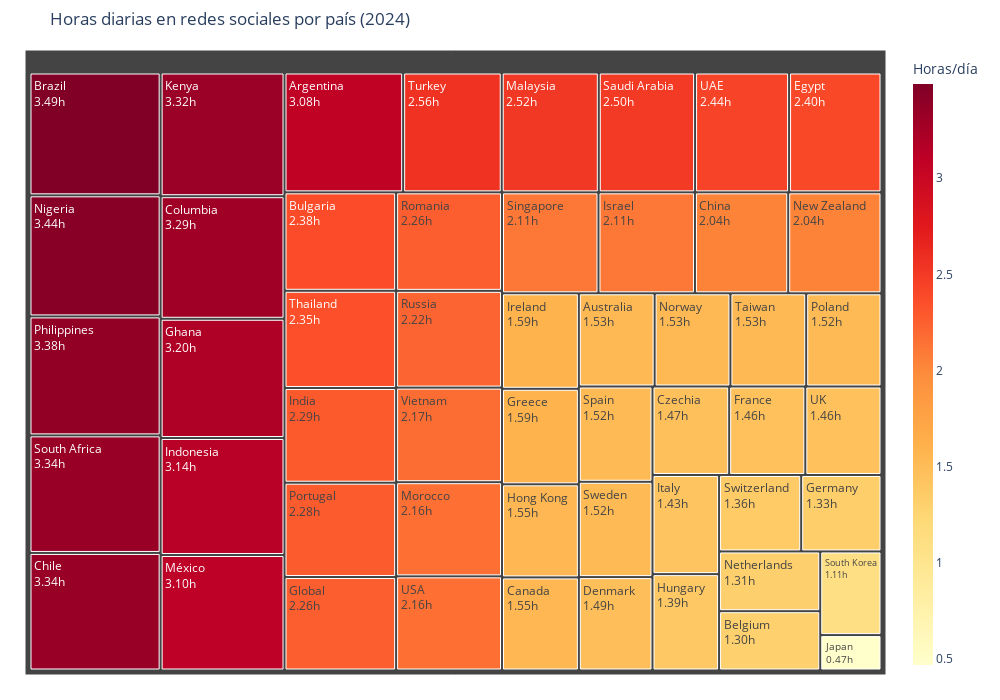

This figure's notebook cell:
### Markdown cell above
**Gráfico 2**

**HORAS DIARIAS POR PAÍS**

### Code cell
import pandas as pd
import plotly.express as px
import os

# Datos
data = {
    "Country": [
        "Brazil", "Nigeria", "Philippines", "South Africa", "Chile", "Kenya", "Columbia",
        "Ghana", "Indonesia", "México", "Argentina", "Turkey", "Malaysia", "Saudi Arabia",
        "UAE", "Egypt", "Bulgaria", "Thailand", "India", "Portugal", "Global", "Romania",
        "Russia", "Vietnam", "Morocco", "USA", "Singapore", "Israel", "China", "New Zealand",
        "Ireland", "Greece", "Hong Kong", "Canada", "Australia", "Norway", "Taiwan", "Poland",
        "Spain", "Sweden", "Denmark", "Czechia", "France", "UK", "Italy", "Hungary",
        "Switzerland", "Germany", "Netherlands", "Belgium", "South Korea", "Japan"
    ],
    "Hours": [
        3.49, 3.44, 3.38, 3.34, 3.34, 3.32, 3.29, 3.2, 3.14, 3.1, 3.08, 2.56, 2.52, 2.5,
        2.44, 2.4, 2.38, 2.35, 2.29, 2.28, 2.26, 2.26, 2.22, 2.17, 2.16, 2.16, 2.11, 2.11,
        2.04, 2.04, 1.59, 1.59, 1.55, 1.55, 1.53, 1.53, 1.53, 1.52, 1.52, 1.52, 1.49, 1.47,
        1.46, 1.46, 1.43, 1.39, 1.36, 1.33, 1.31, 1.3, 1.11, 0.47
    ]
}

df = pd.DataFrame(data)
fig = px.treemap(
    df,
    path=['Country'],
    values='Hours',
    color='Hours',
    color_continuous_scale='YlOrRd',
    title='Horas diarias en redes sociales por país (2024)',
    hover_data={'Hours': ':.2f'},
    labels={'Hours': 'Horas/día'},
    width=1000,
    height=700
)

fig.update_layout(
    margin=dict(t=50, l=25, r=25, b=25),
    font=dict(size=12),
    coloraxis_colorbar=dict(title='Horas/día', thickness=20)
)

fig.update_traces(
    textinfo='label+value',
    texttemplate='%{label}<br>%{value:.2f}h',
    hovertemplate='<b>%{label}</b><br>Horas: %{value:.2f}'
)
fig.show()

if not os.path.exists('images'):
    os.makedirs('images')  

fig.write_image(
    os.path.join(ruta_images, "graph1_JG.png"),
    scale=2,
    format='png'
)

### Figure 1 — Plotly figure (JSON) as saved in the notebook; plotly's stock layout.template omitted (floating-point values rounded to 4 significant figures)
{"data": [{"branchvalues": "total", "customdata": [[3.49], [3.44], [3.38], [3.34], [3.34], [3.32], [3.29], [3.2], [3.14], [3.1], [3.08], [2.56], [2.52], [2.5], [2.44], [2.4], [2.38], [2.35], [2.29], [2.28], [2.26], [2.26], [2.22], [2.17], [2.16], [2.16], [2.11], [2.11], [2.04], [2.04], [1.59], [1.59], [1.55], [1.55], [1.53], [1.53], [1.53], [1.52], [1.52], [1.52], [1.49], [1.47], [1.46], [1.46], [1.43], [1.39], [1.36], [1.33], [1.31], [1.3], [1.11], [0.47]], "domain": {"x": [0, 1], "y": [0, 1]}, "hovertemplate": "<b>%{label}</b><br>Horas: %{value:.2f}", "ids": ["Brazil", "Nigeria", "Philippines", "South Africa", "Chile", "Kenya", "Columbia", "Ghana", "Indonesia", "México", "Argentina", "Turkey", "Malaysia", "Saudi Arabia", "UAE", "Egypt", "Bulgaria", "Thailand", "India", "Portugal", "Global", "Romania", "Russia", "Vietnam", "Morocco", "USA", "Singapore", "Israel", "China", "New Zealand", "Ireland", "Greece", "Hong Kong", "Canada", "Australia", "Norway", "Taiwan", "Poland", "Spain", "Sweden", "Denmark", "Czechia", "France", "UK", "Italy", "Hungary", "Switzerland", "Germany", "Netherlands", "Belgium", "South Korea", "Japan"], "labels": ["Brazil", "Nigeria", "Philippines", "South Africa", "Chile", "Kenya", "Columbia", "Ghana", "Indonesia", "México", "Argentina", "Turkey", "Malaysia", "Saudi Arabia", "UAE", "Egypt", "Bulgaria", "Thailand", "India", "Portugal", "Global", "Romania", "Russia", "Vietnam", "Morocco", "USA", "Singapore", "Israel", "China", "New Zealand", "Ireland", "Greece", "Hong Kong", "Canada", "Australia", "Norway", "Taiwan", "Poland", "Spain", "Sweden", "Denmark", "Czechia", "France", "UK", "Italy", "Hungary", "Switzerland", "Germany", "Netherlands", "Belgium", "South Korea", "Japan"], "marker": {"coloraxis": "coloraxis", "colors": [3.49, 3.44, 3.38, 3.34, 3.34, 3.32, 3.29, 3.2, 3.14, 3.1, 3.08, 2.56, 2.52, 2.5, 2.44, 2.4, 2.38, 2.35, 2.29, 2.28, 2.26, 2.26, 2.22, 2.17, 2.16, 2.16, 2.11, 2.11, 2.04, 2.04, 1.59, 1.59, 1.55, 1.55, 1.53, 1.53, 1.53, 1.52, 1.52, 1.52, 1.49, 1.47, 1.46, 1.46, 1.43, 1.39, 1.36, 1.33, 1.31, 1.3, 1.11, 0.47]}, "name": "", "parents": ["", "", "", "", "", "", "", "", "", "", "", "", "", "", "", "", "", "", "", "", "", "", "", "", "", "", "", "", "", "", "", "", "", "", "", "", "", "", "", "", "", "", "", "", "", "", "", "", "", "", "", ""], "textinfo": "label+value", "texttemplate": "%{label}<br>%{value:.2f}h", "type": "treemap", "values": [3.49, 3.44, 3.38, 3.34, 3.34, 3.32, 3.29, 3.2, 3.14, 3.1, 3.08, 2.56, 2.52, 2.5, 2.44, 2.4, 2.38, 2.35, 2.29, 2.28, 2.26, 2.26, 2.22, 2.17, 2.16, 2.16, 2.11, 2.11, 2.04, 2.04, 1.59, 1.59, 1.55, 1.55, 1.53, 1.53, 1.53, 1.52, 1.52, 1.52, 1.49, 1.47, 1.46, 1.46, 1.43, 1.39, 1.36, 1.33, 1.31, 1.3, 1.11, 0.47]}], "layout": {"coloraxis": {"colorbar": {"thickness": 20, "title": {"text": "Horas/día"}}, "colorscale": [[0, "rgb(255,255,204)"], [0.125, "rgb(255,237,160)"], [0.25, "rgb(254,217,118)"], [0.375, "rgb(254,178,76)"], [0.5, "rgb(253,141,60)"], [0.625, "rgb(252,78,42)"], [0.75, "rgb(227,26,28)"], [0.875, "rgb(189,0,38)"], [1, "rgb(128,0,38)"]]}, "font": {"size": 12}, "height": 700, "legend": {"tracegroupgap": 0}, "margin": {"b": 25, "l": 25, "r": 25, "t": 50}, "title": {"text": "Horas diarias en redes sociales por país (2024)"}, "width": 1000}}
